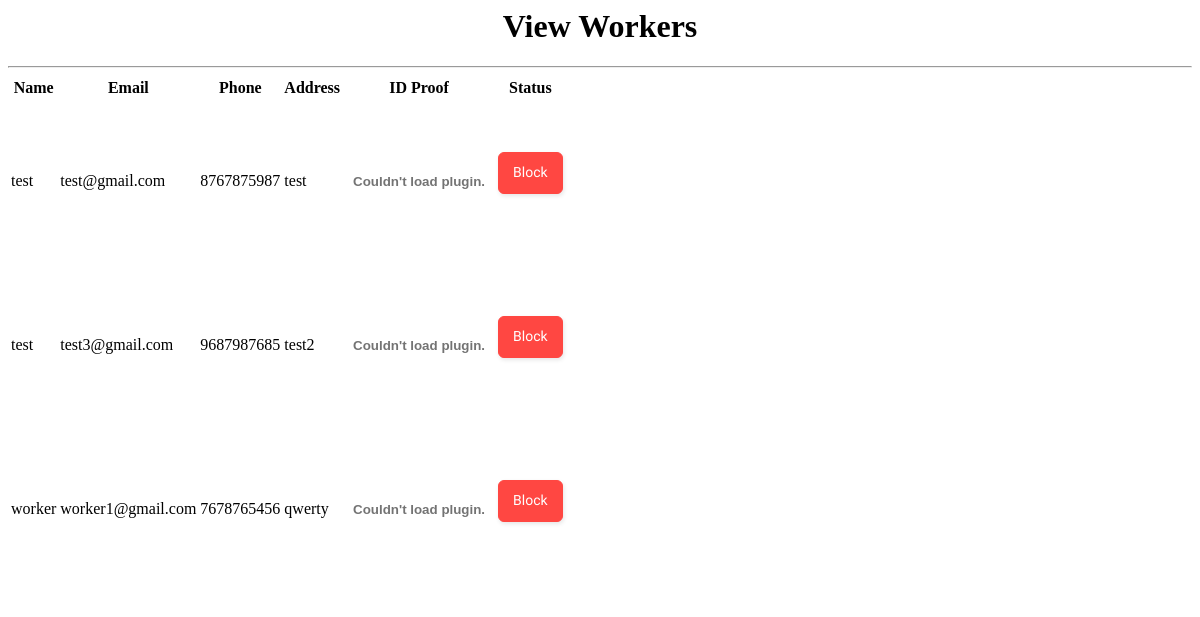
The page /admin/ViewWorker.php on the database its author committed.
### tables this page shows
CREATE TABLE `tbl_users` (
  `userid` int(11) NOT NULL,
  `login_id` int(11) NOT NULL,
  `name` varchar(50) NOT NULL,
  `phone` varchar(50) NOT NULL,
  `address` varchar(50) NOT NULL,
  `id_proof` varchar(500) NOT NULL
);

### admin/ViewWorker.php (the view, shortened to what this page needs)
<?php include 'config.php'; ?>
<table class="table table-bordered table-striped table-hover">
	<h1 style="text-align: center;">View Workers</h1>
	<hr>
	<tr>
		<th>Name</th>
		<th>Email</th>
		<th>Phone</th>
		<th>Address</th>
		<th>ID Proof</th>
		<th>Status</th>
	</tr>
	<?php
	$sql = mysqli_query($con, "SELECT * FROM `tbl_users` join tbl_login on tbl_users.login_id = tbl_login.login_id where tbl_login.uid=3");
	while ($res = mysqli_fetch_assoc($sql)) {
	?>
		<tr>
			<td><?php echo $res['name']; ?></td>
			<td><?php echo $res['email']; ?></td>
			<td><?php echo $res['phone']; ?></td>
			<td><?php echo $res['address']; ?></td>
			<td><embed src="../worker/proof/<?php echo $res['id_proof']; ?>"width="150" height="160"></td>
			<td><form method="POST" action="index.php?option=worker&id=<?php echo $res['login_id']; ?>"><input class="button-24" type="submit"  id ="update" name="update" value="<?php echo $res['status'] ? 'Block' : 'UnBlock'; ?>"></form></td>
		</tr>
	<?php
	}
	?>
</table>

### admin/ViewWorker.php (style rules this page uses)
.button-24 { background: #FF4742; border: 1px solid #FF4742; border-radius: 6px; box-shadow: rgba(0, 0, 0, 0.1) 1px 2px 4px; box-sizing: border-box; color: #FFFFFF; cursor: pointer; display: inline-block; font-family: nunito,roboto,proxima-nova,"proxima nova",sans-serif; font-size: 14px; line-height: 16px; min-height: 30px; outline: 0; padding: 12px 14px; text-align: center; text-rendering: geometricprecision; text-transform: none; user-select: none; -webkit-user-select: none; touch-action: manipulation; vertical-align: middle; }

### rows shown on the page
tbl_users: name "test", login.email "test@gmail.com", phone "8767875987", address "test"
tbl_users: name "test", login.email "test3@gmail.com", phone "9687987685", address "test2"
tbl_users: name "worker", login.email "worker1@gmail.com", phone "7678765456", address "qwerty"
